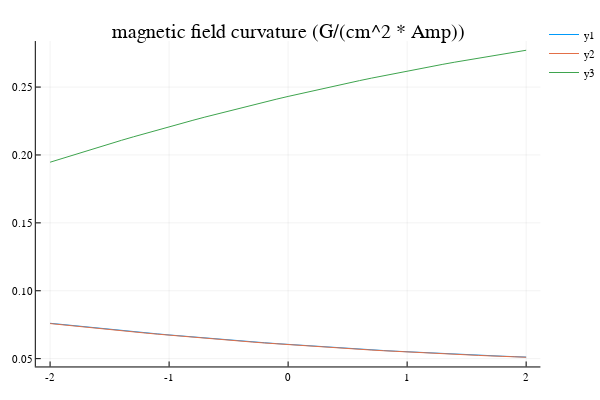

Notebook source saved alongside this figure:
### Code cell
plot(-2:0.1:2,bcx*100,title = "magnetic field curvature (G/(cm^2 * Amp))")
plot!(-2:0.1:2,bcy*100)
plot!(-2:0.1:2,bcz*100)

### Figure 1 — Plotly figure (JSON) as saved in the notebook; plotly's stock layout.template omitted (floating-point values rounded to 4 significant figures)
{"data": [{"colorbar": {"title": ""}, "hoverinfo": "text", "legendgroup": "y1", "line": {"color": "rgba(0, 154, 250, 1.000)", "dash": "solid", "shape": "linear", "width": 1}, "mode": "lines", "name": "y1", "showlegend": true, "text": [null, null, null, null, null, null, null, null, null, null, null, null, null, null, null, null, null, null, null, null, null, null, null, null, null, null, null, null, null, null, null, null, null, null, null, null, null, null, null, null, null], "type": "scatter", "x": [-2, -1.9, -1.8, -1.7, -1.6, -1.5, -1.4, -1.3, -1.2, -1.1, -1, -0.9, -0.8, -0.7, -0.6, -0.5, -0.4, -0.3, -0.2, -0.1, 0, 0.1, 0.2, 0.3, 0.4, 0.5, 0.6, 0.7, 0.8, 0.9, 1, 1.1, 1.2, 1.3, 1.4, 1.5, 1.6, 1.7, 1.8, 1.9, 2], "xaxis": "x1", "y": [0.07605, 0.07512, 0.0742, 0.0733, 0.07242, 0.07155, 0.0707, 0.06987, 0.06905, 0.06824, 0.06745, 0.06668, 0.06593, 0.06519, 0.06446, 0.06375, 0.06306, 0.06238, 0.06172, 0.06108, 0.06045, 0.05983, 0.05924, 0.05866, 0.05809, 0.05754, 0.057, 0.05648, 0.05598, 0.05549, 0.05502, 0.05456, 0.05412, 0.05369, 0.05328, 0.05289, 0.05251, 0.05215, 0.0518, 0.05146, 0.05115], "yaxis": "y1", "zmax": 0.1, "zmin": -0.1}, {"colorbar": {"title": ""}, "hoverinfo": "text", "legendgroup": "y2", "line": {"color": "rgba(227, 111, 71, 1.000)", "dash": "solid", "shape": "linear", "width": 1}, "mode": "lines", "name": "y2", "showlegend": true, "text": [null, null, null, null, null, null, null, null, null, null, null, null, null, null, null, null, null, null, null, null, null, null, null, null, null, null, null, null, null, null, null, null, null, null, null, null, null, null, null, null, null], "type": "scatter", "x": [-2, -1.9, -1.8, -1.7, -1.6, -1.5, -1.4, -1.3, -1.2, -1.1, -1, -0.9, -0.8, -0.7, -0.6, -0.5, -0.4, -0.3, -0.2, -0.1, 0, 0.1, 0.2, 0.3, 0.4, 0.5, 0.6, 0.7, 0.8, 0.9, 1, 1.1, 1.2, 1.3, 1.4, 1.5, 1.6, 1.7, 1.8, 1.9, 2], "xaxis": "x1", "y": [0.07584, 0.07491, 0.074, 0.0731, 0.07222, 0.07136, 0.07051, 0.06967, 0.06886, 0.06806, 0.06727, 0.0665, 0.06575, 0.06501, 0.06429, 0.06358, 0.06289, 0.06222, 0.06156, 0.06091, 0.06029, 0.05968, 0.05908, 0.0585, 0.05794, 0.05739, 0.05685, 0.05634, 0.05584, 0.05535, 0.05488, 0.05443, 0.05399, 0.05356, 0.05315, 0.05276, 0.05238, 0.05202, 0.05167, 0.05134, 0.05103], "yaxis": "y1", "zmax": 0.1, "zmin": -0.1}, {"colorbar": {"title": ""}, "hoverinfo": "text", "legendgroup": "y3", "line": {"color": "rgba(62, 164, 78, 1.000)", "dash": "solid", "shape": "linear", "width": 1}, "mode": "lines", "name": "y3", "showlegend": true, "text": [null, null, null, null, null, null, null, null, null, null, null, null, null, null, null, null, null, null, null, null, null, null, null, null, null, null, null, null, null, null, null, null, null, null, null, null, null, null, null, null, null], "type": "scatter", "x": [-2, -1.9, -1.8, -1.7, -1.6, -1.5, -1.4, -1.3, -1.2, -1.1, -1, -0.9, -0.8, -0.7, -0.6, -0.5, -0.4, -0.3, -0.2, -0.1, 0, 0.1, 0.2, 0.3, 0.4, 0.5, 0.6, 0.7, 0.8, 0.9, 1, 1.1, 1.2, 1.3, 1.4, 1.5, 1.6, 1.7, 1.8, 1.9, 2], "xaxis": "x1", "y": [0.1947, 0.1974, 0.2002, 0.2029, 0.2056, 0.2082, 0.2108, 0.2134, 0.2159, 0.2183, 0.2208, 0.2232, 0.2255, 0.2279, 0.2302, 0.2324, 0.2346, 0.2368, 0.2389, 0.241, 0.2431, 0.2451, 0.2471, 0.2491, 0.251, 0.2529, 0.2548, 0.2566, 0.2584, 0.2601, 0.2618, 0.2635, 0.2651, 0.2668, 0.2683, 0.2699, 0.2714, 0.2729, 0.2743, 0.2757, 0.2771], "yaxis": "y1", "zmax": 0.1, "zmin": -0.1}], "layout": {"annotations": [{"font": {"color": "rgba(0, 0, 0, 1.000)", "family": "sans-serif", "size": 20}, "rotation": 0, "showarrow": false, "text": "magnetic field curvature (G/(cm^2 * Amp))", "x": 0.5296, "xanchor": "center", "xref": "paper", "y": 1, "yanchor": "top", "yref": "paper"}], "height": 400, "legend": {"bgcolor": "rgba(255, 255, 255, 1.000)", "bordercolor": "rgba(0, 0, 0, 1.000)", "font": {"color": "rgba(0, 0, 0, 1.000)", "family": "sans-serif", "size": 11}, "tracegroupgap": 0, "x": 1, "y": 1}, "margin": {"b": 20, "l": 0, "r": 0, "t": 20}, "paper_bgcolor": "rgba(255, 255, 255, 1.000)", "plot_bgcolor": "rgba(255, 255, 255, 1.000)", "showlegend": true, "width": 600, "xaxis": {"anchor": "y1", "domain": [0.06582, 0.9934], "gridcolor": "rgba(0, 0, 0, 0.100)", "gridwidth": 0.5, "linecolor": "rgba(0, 0, 0, 1.000)", "mirror": false, "range": [-2.12, 2.12], "showgrid": true, "showline": true, "showticklabels": true, "tickangle": 0, "tickcolor": "rgb(0, 0, 0)", "tickfont": {"color": "rgba(0, 0, 0, 1.000)", "family": "sans-serif", "size": 11}, "tickmode": "array", "ticks": "inside", "ticktext": ["-2", "-1", "0", "1", "2"], "tickvals": [-2, -1, 0, 1, 2], "title": "", "titlefont": {"color": "rgba(0, 0, 0, 1.000)", "family": "sans-serif", "size": 15}, "type": "-", "visible": true, "zeroline": false, "zerolinecolor": "rgba(0, 0, 0, 1.000)"}, "yaxis": {"anchor": "x1", "domain": [0.03762, 0.9415], "gridcolor": "rgba(0, 0, 0, 0.100)", "gridwidth": 0.5, "linecolor": "rgba(0, 0, 0, 1.000)", "mirror": false, "range": [0.04425, 0.2839], "showgrid": true, "showline": true, "showticklabels": true, "tickangle": 0, "tickcolor": "rgb(0, 0, 0)", "tickfont": {"color": "rgba(0, 0, 0, 1.000)", "family": "sans-serif", "size": 11}, "tickmode": "array", "ticks": "inside", "ticktext": ["0.05", "0.10", "0.15", "0.20", "0.25"], "tickvals": [0.05, 0.1, 0.15, 0.2, 0.25], "title": "", "titlefont": {"color": "rgba(0, 0, 0, 1.000)", "family": "sans-serif", "size": 15}, "type": "-", "visible": true, "zeroline": false, "zerolinecolor": "rgba(0, 0, 0, 1.000)"}}}
